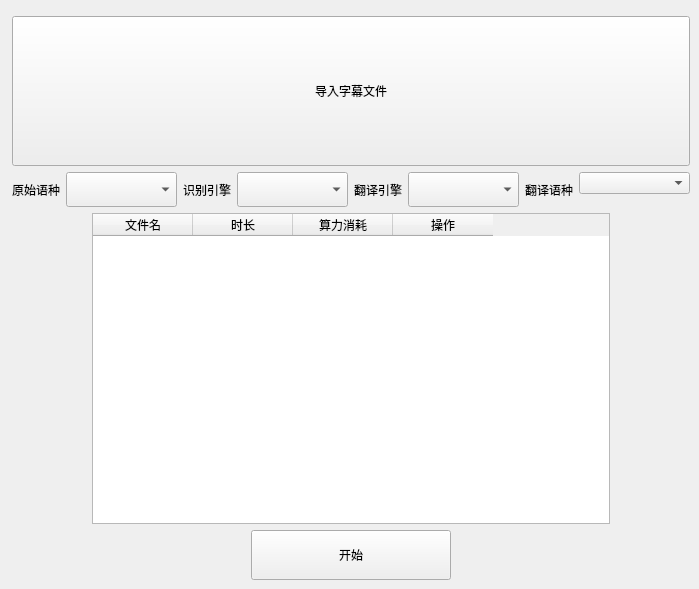
                <widget class="QWidget" name="page_2">
                    <widget class="QWidget" name="layoutWidget">
                        <property name="geometry">
                            <rect>
                                <x>12</x>
                                <y>16</y>
                                <width>678</width>
                                <height>564</height>
                            </rect>
                        </property>
                        <layout class="QVBoxLayout" name="verticalLayout_5">
                            <item>
                                <widget class="QPushButton" name="btn_get_srt">
                                    <property name="sizePolicy">
                                        <sizepolicy hsizetype="Preferred" vsizetype="Fixed">
                                            <horstretch>0</horstretch>
                                            <verstretch>0</verstretch>
                                        </sizepolicy>
                                    </property>
                                    <property name="minimumSize">
                                        <size>
                                            <width>300</width>
                                            <height>150</height>
                                        </size>
                                    </property>
                                    <property name="text">
                                        <string>导入字幕文件</string>
                                    </property>
                                </widget>
                            </item>
                            <item>
                                <layout class="QHBoxLayout" name="horizontalLayout_2">
                                    <item>
                                        <layout class="QFormLayout" name="formLayout_6">
                                            <property name="formAlignment">
                                                <set>
                                                    Qt::AlignmentFlag::AlignLeading|Qt::AlignmentFlag::AlignLeft|Qt::AlignmentFlag::AlignVCenter
                                                </set>
                                            </property>
                                            <item row="0" column="0">
                                                <widget class="QLabel" name="label_5">
                                                    <property name="sizePolicy">
                                                        <sizepolicy hsizetype="Preferred" vsizetype="Minimum">
                                                            <horstretch>0</horstretch>
                                                            <verstretch>0</verstretch>
                                                        </sizepolicy>
                                                    </property>
                                                    <property name="minimumSize">
                                                        <size>
                                                            <width>0</width>
                                                            <height>35</height>
                                                        </size>
                                                    </property>
                                                    <property name="text">
                                                        <string>原始语种</string>
                                                    </property>
                                                </widget>
                                            </item>
                                            <item row="0" column="1">
                                                <widget class="QComboBox" name="source_language_srt">
                                                    <property name="sizePolicy">
                                                        <sizepolicy hsizetype="Preferred" vsizetype="Fixed">
                                                            <horstretch>0</horstretch>
                                                            <verstretch>0</verstretch>
                                                        </sizepolicy>
                                                    </property>
                                                    <property name="minimumSize">
                                                        <size>
                                                            <width>0</width>
                                                            <height>35</height>
                                                        </size>
                                                    </property>
                                                    <property name="toolTip">
                                                        <string>原视频发音所用语言</string>
                                                    </property>
                                                </widget>
                                            </item>
                                        </layout>
                                    </item>
                                    <item>
                                        <layout class="QFormLayout" name="formLayout_7">
                                            <property name="formAlignment">
                                                <set>
                                                    Qt::AlignmentFlag::AlignLeading|Qt::AlignmentFlag::AlignLeft|Qt::AlignmentFlag::AlignVCenter
                                                </set>
                                            </property>
                                            <item row="0" column="0">
                                                <widget class="QLabel" name="label_6">
                                                    <property name="sizePolicy">
                                                        <sizepolicy hsizetype="Preferred" vsizetype="Minimum">
                                                            <horstretch>0</horstretch>
                                                            <verstretch>0</verstretch>
                                                        </sizepolicy>
                                                    </property>
                                                    <property name="minimumSize">
                                                        <size>
                                                            <width>0</width>
                                                            <height>35</height>
                                                        </size>
                                                    </property>
                                                    <property name="text">
                                                        <string>识别引擎</string>
                                                    </property>
                                                </widget>
                                            </item>
                                            <item row="0" column="1">
                                                <widget class="QComboBox" name="source_model_srt">
                                                    <property name="sizePolicy">
                                                        <sizepolicy hsizetype="Minimum" vsizetype="Fixed">
                                                            <horstretch>0</horstretch>
                                                            <verstretch>0</verstretch>
                                                        </sizepolicy>
                                                    </property>
                                                    <property name="minimumSize">
                                                        <size>
                                                            <width>0</width>
                                                            <height>35</height>
                                                        </size>
                                                    </property>
                                                    <property name="toolTip">
                                                        <string>原视频发音所用语言</string>
                                                    </property>
                                                </widget>
                                            </item>
                                        </layout>
                                    </item>
                                    <item>
                                        <layout class="QFormLayout" name="formLayout_8">
                                            <property name="formAlignment">
                                                <set>
                                                    Qt::AlignmentFlag::AlignLeading|Qt::AlignmentFlag::AlignLeft|Qt::AlignmentFlag::AlignVCenter
                                                </set>
                                            </property>
                                            <item row="0" column="0">
                                                <widget class="QLabel" name="label_9">
                                                    <property name="sizePolicy">
                                                        <sizepolicy hsizetype="Preferred" vsizetype="Minimum">
                                                            <horstretch>0</horstretch>
                                                            <verstretch>0</verstretch>
                                                        </sizepolicy>
                                                    </property>
                                                    <property name="minimumSize">
                                                        <size>
                                                            <width>0</width>
                                                            <height>35</height>
                                                        </size>
                                                    </property>
                                                    <property name="text">
                                                        <string>翻译引擎</string>
                                                    </property>
                                                </widget>
                                            </item>
                                            <item row="0" column="1">
                                                <widget class="QComboBox" name="translate_type_srt">
                                                    <property name="sizePolicy">
                                                        <sizepolicy hsizetype="Minimum" vsizetype="Fixed">
                                                            <horstretch>0</horstretch>
                                                            <verstretch>0</verstretch>
                                                        </sizepolicy>
                                                    </property>
                                                    <property name="minimumSize">
                                                        <size>
                                                            <width>0</width>
                                                            <height>35</height>
                                                        </size>
                                                    </property>
                                                    <property name="toolTip">
                                                        <string>原视频发音所用语言</string>
                                                    </property>
                                                </widget>
                                            </item>
                                        </layout>
                                    </item>
                                    <item>
                                        <layout class="QFormLayout" name="formLayout_9">
                                            <property name="formAlignment">
                                                <set>
                                                    Qt::AlignmentFlag::AlignLeading|Qt::AlignmentFlag::AlignLeft|Qt::AlignmentFlag::AlignVCenter
                                                </set>
                                            </property>
                                            <item row="0" column="0">
                                                <widget class="QLabel" name="label_7">
                                                    <property name="sizePolicy">
                                                        <sizepolicy hsizetype="Preferred" vsizetype="Minimum">
                                                            <horstretch>0</horstretch>
                                                            <verstretch>0</verstretch>
                                                        </sizepolicy>
                                                    </property>
                                                    <property name="minimumSize">
                                                        <size>
                                                            <width>0</width>
                                                            <height>35</height>
                                                        </size>
                                                    </property>
                                                    <property name="text">
                                                        <string>翻译语种</string>
                                                    </property>
                                                </widget>
                                            </item>
                                            <item row="0" column="1">
                                                <widget class="QComboBox" name="translate_language_srt">
                                                    <property name="sizePolicy">
                                                        <sizepolicy hsizetype="Minimum" vsizetype="Fixed">
                                                            <horstretch>0</horstretch>
                                                            <verstretch>0</verstretch>
                                                        </sizepolicy>
                                                    </property>
                                                    <property name="minimumSize">
                                                        <size>
                                                            <width>0</width>
                                                            <height>0</height>
                                                        </size>
                                                    </property>
                                                    <property name="toolTip">
                                                        <string>原视频发音所用语言</string>
                                                    </property>
                                                </widget>
                                            </item>
                                        </layout>
                                    </item>
                                </layout>
                            </item>
                            <item>
                                <layout class="QVBoxLayout" name="verticalLayout_2">
                                    <property name="leftMargin">
                                        <number>80</number>
                                    </property>
                                    <property name="rightMargin">
                                        <number>80</number>
                                    </property>
                                    <item>
                                        <widget class="QTableWidget" name="srt_table">
                                            <property name="sizePolicy">
                                                <sizepolicy hsizetype="Preferred" vsizetype="Expanding">
                                                    <horstretch>0</horstretch>
                                                    <verstretch>0</verstretch>
                                                </sizepolicy>
                                            </property>
                                            <property name="minimumSize">
                                                <size>
                                                    <width>0</width>
                                                    <height>300</height>
                                                </size>
                                            </property>
                                            <column>
                                                <property name="text">
                                                    <string>文件名</string>
                                                </property>
                                            </column>
                                            <column>
                                                <property name="text">
                                                    <string>时长</string>
                                                </property>
                                            </column>
                                            <column>
                                                <property name="text">
                                                    <string>算力消耗</string>
                                                </property>
                                            </column>
                                            <column>
                                                <property name="text">
                                                    <string>操作</string>
                                                </property>
                                            </column>
                                        </widget>
                                    </item>
                                </layout>
                            </item>
                            <item>
                                <layout class="QVBoxLayout" name="verticalLayout_3">
                                    <item alignment="Qt::AlignmentFlag::AlignHCenter">
                                        <widget class="QPushButton" name="startbtn_srt">
                                            <property name="sizePolicy">
                                                <sizepolicy hsizetype="Fixed" vsizetype="Fixed">
                                                    <horstretch>0</horstretch>
                                                    <verstretch>0</verstretch>
                                                </sizepolicy>
                                            </property>
                                            <property name="minimumSize">
                                                <size>
                                                    <width>200</width>
                                                    <height>50</height>
                                                </size>
                                            </property>
                                            <property name="text">
                                                <string>开始</string>
                                            </property>
                                        </widget>
                                    </item>
                                </layout>
                            </item>
                        </layout>
                    </widget>
                </widget>
